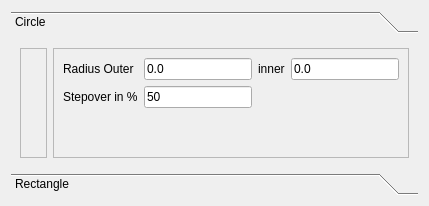
      <widget class="QWidget" name="tab_pocketing">
       <attribute name="title">
        <string>Pocketing</string>
       </attribute>
       <layout class="QVBoxLayout" name="verticalLayout_8">
        <item>
         <widget class="QToolBox" name="toolBox_Pocket">
          <property name="currentIndex">
           <number>0</number>
          </property>
          <widget class="QWidget" name="pocketCircle">
           <property name="geometry">
            <rect>
             <x>0</x>
             <y>0</y>
             <width>740</width>
             <height>310</height>
            </rect>
           </property>
           <attribute name="label">
            <string>Circle</string>
           </attribute>
           <layout class="QHBoxLayout" name="horizontalLayout_17">
            <item>
             <widget class="QFrame" name="frame_20">
              <property name="frameShape">
               <enum>QFrame::StyledPanel</enum>
              </property>
              <property name="frameShadow">
               <enum>QFrame::Raised</enum>
              </property>
              <layout class="QVBoxLayout" name="verticalLayout_9">
               <item>
                <widget class="QLabel" name="imagePCircle">
                 <property name="text">
                  <string/>
                 </property>
                 <property name="pixmap">
                  <pixmap>img/pocket/PocketCircle.005.png</pixmap>
                 </property>
                </widget>
               </item>
              </layout>
             </widget>
            </item>
            <item>
             <widget class="QFrame" name="frame_21">
              <property name="frameShape">
               <enum>QFrame::StyledPanel</enum>
              </property>
              <property name="frameShadow">
               <enum>QFrame::Raised</enum>
              </property>
              <layout class="QGridLayout" name="gridLayout_5">
               <item row="0" column="2">
                <widget class="QLabel" name="label_13">
                 <property name="text">
                  <string>inner</string>
                 </property>
                </widget>
               </item>
               <item row="0" column="3">
                <widget class="QLineEdit" name="innerRadius">
                 <property name="text">
                  <string>0.0</string>
                 </property>
                </widget>
               </item>
               <item row="1" column="1">
                <widget class="QLineEdit" name="stepOver">
                 <property name="text">
                  <string>50</string>
                 </property>
                </widget>
               </item>
               <item row="0" column="1">
                <widget class="QLineEdit" name="outerRadius">
                 <property name="text">
                  <string>0.0</string>
                 </property>
                </widget>
               </item>
               <item row="1" column="0">
                <widget class="QLabel" name="label_21">
                 <property name="text">
                  <string>Stepover in %</string>
                 </property>
                </widget>
               </item>
               <item row="0" column="0">
                <widget class="QLabel" name="label_12">
                 <property name="text">
                  <string>Radius Outer </string>
                 </property>
                </widget>
               </item>
               <item row="2" column="0">
                <spacer name="verticalSpacer_5">
                 <property name="orientation">
                  <enum>Qt::Vertical</enum>
                 </property>
                 <property name="sizeHint" stdset="0">
                  <size>
                   <width>20</width>
                   <height>40</height>
                  </size>
                 </property>
                </spacer>
               </item>
              </layout>
             </widget>
            </item>
           </layout>
          </widget>
          <widget class="QWidget" name="pocketRect">
           <property name="geometry">
            <rect>
             <x>0</x>
             <y>0</y>
             <width>96</width>
             <height>26</height>
            </rect>
           </property>
           <attribute name="label">
            <string>Rectangle</string>
           </attribute>
          </widget>
         </widget>
        </item>
       </layout>
      </widget>
